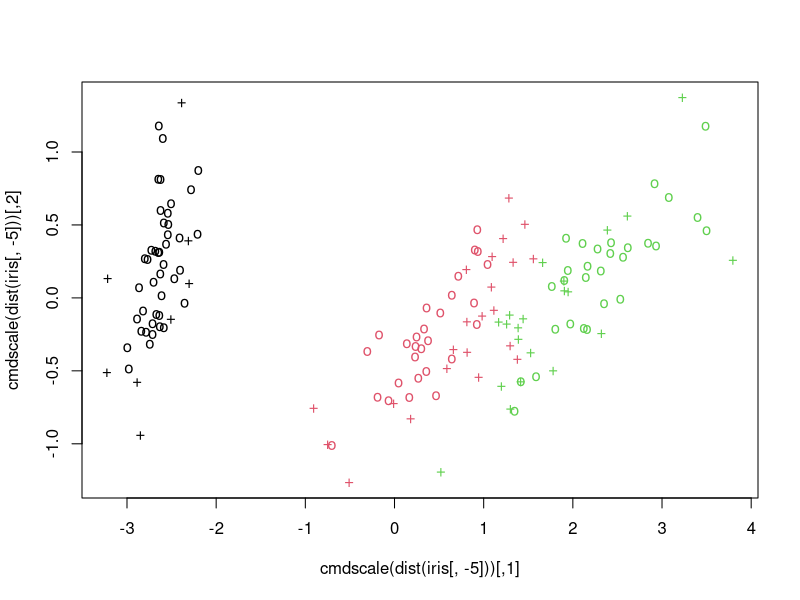

Write R code to recreate this figure.
#svm으로 분류모델 작성 : iris dataset
library(e1071)

head(iris, 5)

?svm

# 모델 생성1
svm_model1 <- svm(Species ~ ., data = iris)
svm_model1

summary(svm_model1)

# 모델 생성2
x <- subset(iris, select = -Species) # 독립변수
y <- iris$Species
x
y

svm_model2 <- svm(x,y)
summary(svm_model2)

dist(iris[, -5], method = 'euclidean')
cmdscale(dist(iris[, -5])) #유클리디안 거리 결과를 공간적인 배치형식으로 보기

plot(cmdscale(dist(iris[, -5])), col=as.integer(iris[,5]),
     pch=c('o','+')[1:150 %in% svm_model2$index + 1])

pred <- predict(svm_model2,x)
head(pred,5)

t<- table(pred,y) #confusion matrix
t

sum(diag(t))/ nrow(x) #0.9733333

#최상의 모델을 위한 튜님
svm_tune <- tune(svm,train.x=x, train.y = y, kernel='radial',
                 ranges = list(cost= c(0.01,0.1,1,10,100)),
                 grammer = c(0.25,0.5,1.0,2.0,4.0))
svm_tune

svm_after_tune <- svm(Species ~.,data=iris, kernel='radial',cost =1)
summary(svm_after_tune)

pred <- predict(svm_after_tune, x, type="response")
t<- table(pred,y) #confusion matrix
t

sum(diag(t))/ nrow(x) #0.9733333
